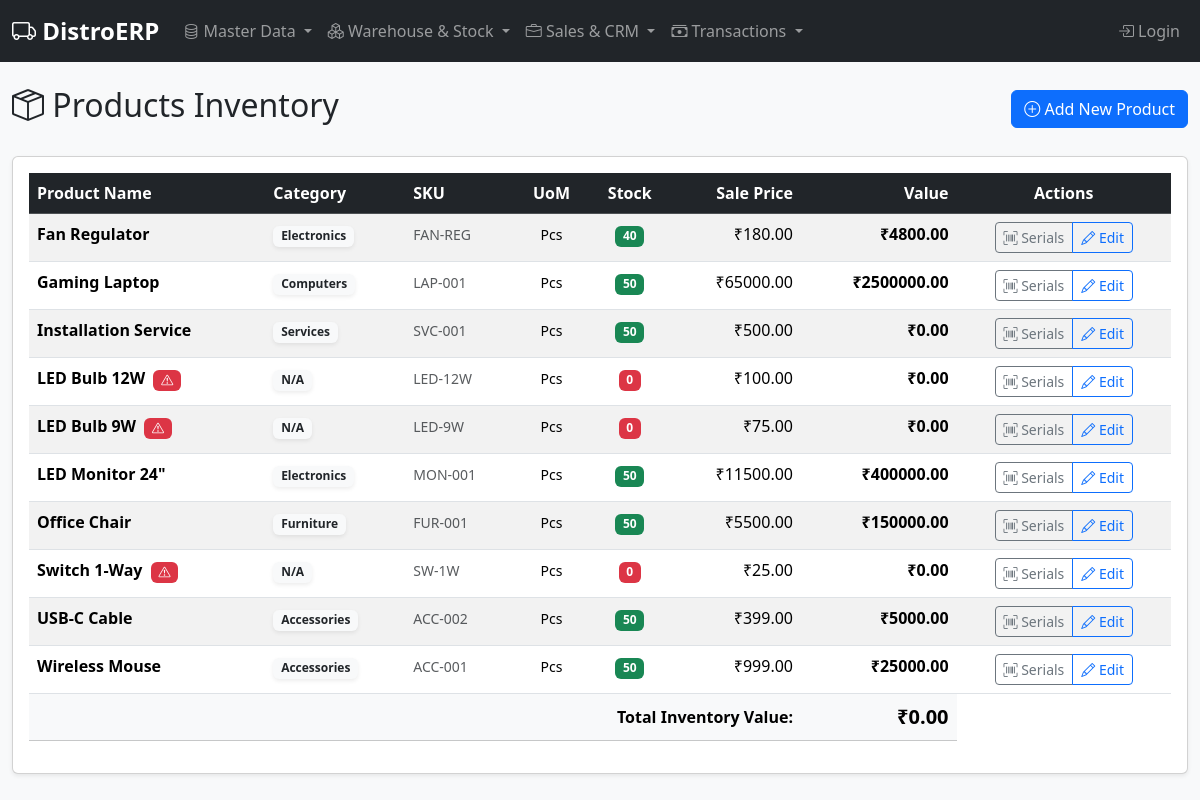
Page /products on the committed database.
### erp/models.py (models this page shows, shortened)
class Product(db.Model):
    id = db.Column(db.Integer, primary_key=True)
    name = db.Column(db.String(100), nullable=False, unique=True)
    sku = db.Column(db.String(50), nullable=False, unique=True)
    hsn_code = db.Column(db.String(8))
    purchase_price = db.Column(db.Float, nullable=False)
    sale_price = db.Column(db.Float, nullable=False)
    category_id = db.Column(db.Integer, db.ForeignKey('category.id'), nullable=True)
    uom_purchase = db.Column(db.String(20), default='Pcs') # e.g., Carton
    uom_sale = db.Column(db.String(20), default='Pcs')     # e.g., Box
    uom_conversion = db.Column(db.Integer, default=1)      # 1 Purchase UoM = X Sale UoM
    reorder_level = db.Column(db.Integer, default=0)       # Low stock threshold
    stock = db.Column(db.Integer, default=0, nullable=False)

class Category(db.Model):
    id = db.Column(db.Integer, primary_key=True)
    name = db.Column(db.String(50), unique=True, nullable=False)
    description = db.Column(db.String(200))
    products = db.relationship('Product', backref='category', lazy=True)

### erp/routes.py (the view)
@bp.route('/products')
def products_list():
    products = Product.query.order_by(Product.name).all()
    return render_template('products_list.html', products=products)

### erp/templates/products_list.html
{% extends "base.html" %}
{% block content %}
<div class="d-flex justify-content-between align-items-center mb-4">
    <h2><i class="bi bi-box-seam"></i> Products Inventory</h2>
    <a href="{{ url_for('main.add_product') }}" class="btn btn-primary">
        <i class="bi bi-plus-circle"></i> Add New Product
    </a>
</div>
<div class="card shadow-sm">
    <div class="card-body">
        <div class="table-responsive">
            <table class="table table-hover table-striped">
                <thead class="table-dark">
                    <tr>
                        <th>Product Name</th>
                        <th>Category</th>
                        <th>SKU</th>
                        <th class="text-center">UoM</th>
                        <th class="text-center">Stock</th>
                        <th class="text-end">Sale Price</th>
                        <th class="text-end">Value</th>
                        <th class="text-center">Actions</th>
                    </tr>
                </thead>
                <tbody>
                    {% set total_value = 0 %}
                    {% for product in products %}
                    {% set stock_value = product.stock * product.purchase_price %}
                    {% set total_value = total_value + stock_value %}
                    <tr>
                        <td>
                            <strong>{{ product.name }}</strong>
                            {% if product.stock <= product.reorder_level %}
                            <span class="badge bg-danger ms-1" title="Low Stock Alert!"><i class="bi bi-exclamation-triangle"></i></span>
                            {% endif %}
                        </td>
                        <td><span class="badge bg-light text-dark shadow-sm">{{ product.category.name if product.category else 'N/A' }}</span></td>
                        <td><small class="text-muted">{{ product.sku }}</small></td>
                        <td class="text-center"><small>{{ product.uom_sale }}</small></td>
                        <td class="text-center">
                            <span class="badge {% if product.stock <= product.reorder_level %}bg-danger{% elif product.stock < (product.reorder_level * 2) %}bg-warning{% else %}bg-success{% endif %}">
                                {{ product.stock }}
                            </span>
                        </td>
                        <td class="text-end">₹{{ "%.2f"|format(product.sale_price) }}</td>
                        <td class="text-end fw-bold">₹{{ "%.2f"|format(stock_value) }}</td>
                        <td class="text-center">
                            <div class="btn-group btn-group-sm" role="group">
                                <a href="{{ url_for('main.product_serials', product_id=product.id) }}" class="btn btn-outline-secondary" title="View Serial Numbers">
                                    <i class="bi bi-upc-scan"></i> Serials
                                </a>
                                <a href="{{ url_for('main.edit_product', id=product.id) }}" class="btn btn-outline-primary" title="Edit Product">
                                    <i class="bi bi-pencil"></i> Edit
                                </a>
                            </div>
                        </td>
                    </tr>
                    {% else %}
                    <tr>
                        <td colspan="7" class="text-center">No products found</td>
                    </tr>
                    {% endfor %}
                </tbody>
                <tfoot class="table-light">
                    <tr class="fw-bold">
                        <td colspan="6" class="text-end">Total Inventory Value:</td>
                        <td class="text-end fs-5">₹{{ "%.2f"|format(total_value) }}</td>
                    </tr>
                </tfoot>
            </table>
        </div>
    </div>
</div>
{% endblock %}

### erp/templates/base.html (style rules this page uses)
body { background-color: #f8f9fa; }
.card { box-shadow: 0 0.125rem 0.25rem rgba(0, 0, 0, 0.075); }
.table-responsive { max-height: 600px; overflow-y: auto; }

### rows in the picture
Product: name "Fan Regulator", category "Electronics", sku "FAN-REG", uom_sale "Pcs", stock "40", sale_price "180.00", stock_value "4800.00"
Product: name "Gaming Laptop", category "Computers", sku "LAP-001", uom_sale "Pcs", stock "50", sale_price "65000.00", stock_value "2500000.00"
Product: name "Installation Service", category "Services", sku "SVC-001", uom_sale "Pcs", stock "50", sale_price "500.00", stock_value "0.00"
Product: name "LED Bulb 12W", reorder_level 0 (drawn), category "N/A", sku "LED-12W", uom_sale "Pcs", stock "0", sale_price "100.00", stock_value "0.00"
Product: name "LED Bulb 9W", reorder_level 0 (drawn), category "N/A", sku "LED-9W", uom_sale "Pcs", stock "0", sale_price "75.00", stock_value "0.00"
Product: name "LED Monitor 24\"", category "Electronics", sku "MON-001", uom_sale "Pcs", stock "50", sale_price "11500.00", stock_value "400000.00"
Product: name "Office Chair", category "Furniture", sku "FUR-001", uom_sale "Pcs", stock "50", sale_price "5500.00", stock_value "150000.00"
Product: name "Switch 1-Way", reorder_level 0 (drawn), category "N/A", sku "SW-1W", uom_sale "Pcs", stock "0", sale_price "25.00", stock_value "0.00"
Product: name "USB-C Cable", category "Accessories", sku "ACC-002", uom_sale "Pcs", stock "50", sale_price "399.00", stock_value "5000.00"
Product: name "Wireless Mouse", category "Accessories", sku "ACC-001", uom_sale "Pcs", stock "50", sale_price "999.00", stock_value "25000.00"

### other values in the picture
{{ "%.2f"|format(total_value) }} "0.00"
